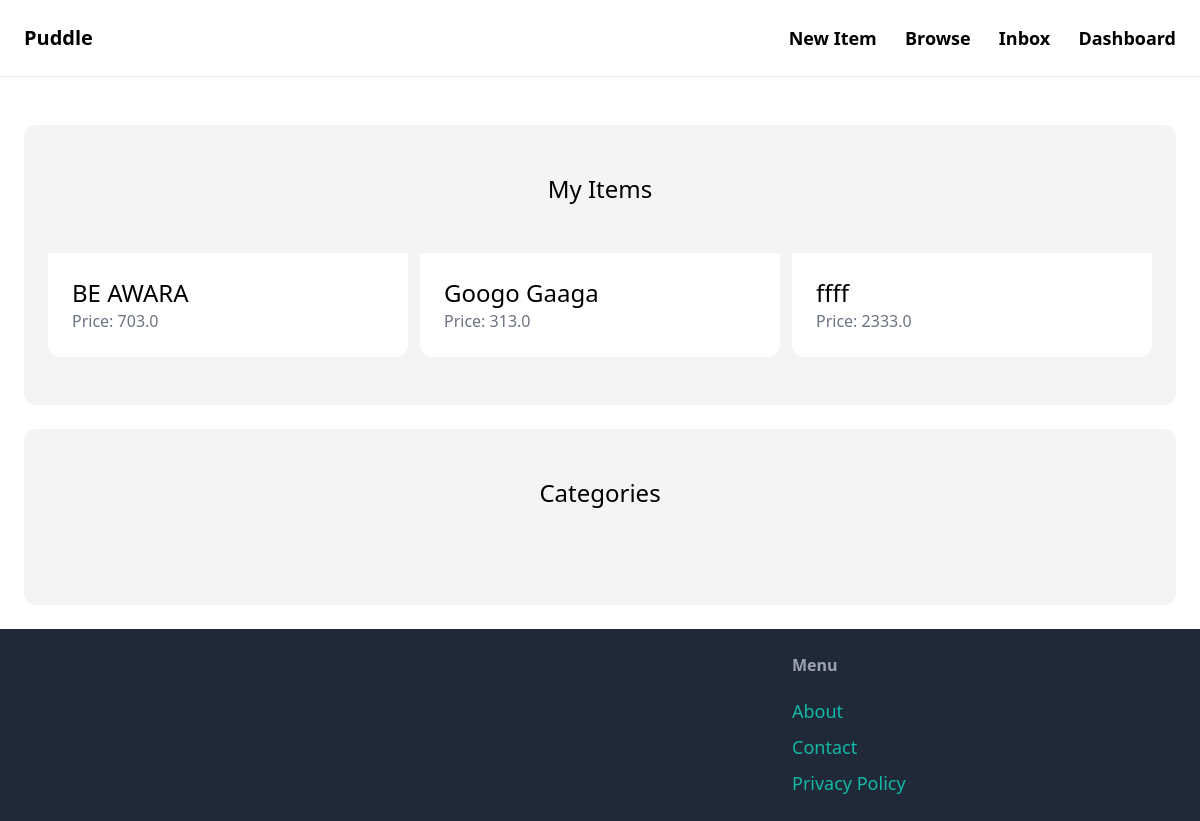
The page /dashboard/ (signed in) on the database its author committed.
### item/models.py (models this page shows, shortened)
class Item(models.Model):
    category = models.ForeignKey(Category, related_name='items', on_delete=models.CASCADE)
    name = models.CharField(max_length=255)
    description = models.TextField(blank=True, null=True)
    price = models.FloatField()
    image = models.ImageField(upload_to='item_images', blank=True, null=True)
    is_sold = models.BooleanField(default=False)
    created_at = models.DateTimeField(auto_now_add=True)
    created_by = models.ForeignKey(User, related_name='items', on_delete=models.CASCADE)
    class Meta:
        ordering = ('name',)

### dashboard/views.py (the view)
# urls.py: path('', views.index, name='index'),
@login_required
def index(request):
    items = Item.objects.filter(created_by = request.user)
    return render(request, 'dashboard/index.html', {
        'items':items,
    })

### dashboard/templates/dashboard/index.html (shortened to what this page needs)
{% extends 'core/base.html' %}
{% block content %}
<div class="mt-6 px-6 py-12 bg-gray-100 rounded-xl">
    <h2 class="mb-12 text-2xl text-center">My Items</h2>
    <div class="grid grid-cols-3 gap-3">
        {% for item in items %}
        <div>
            <a href="{% url 'item:detail' item.id %}">
                <div class="p-6 bg-white rounded-b-xl">
                    <h2 class="text-2xl">{{ item.name }}</h2>
                    <p class="text-gray-500">Price: {{ item.price }}</p>
                </div>
            </a>
        </div>
        {% endfor %}
    </div>
</div>
<div class="mt-6 px-6 py-12 bg-gray-100 rounded-xl">
    <h2 class="mb-12 text-2xl text-center">Categories</h2>
</div>
{% endblock %}

### rows shown on the page
Item: name "BE AWARA", price "703.0"
Item: name "Googo Gaaga", price "313.0"
Item: name "ffff", price "2333.0"
